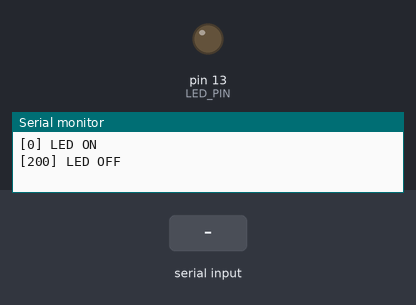
A program run on a simulated Arduino Uno, built with avr-gcc and run on an emulated ATmega328P. On the bench: output pins drawn as LEDs (lit = HIGH), the last lines printed to the serial monitor. The inputs (shaded band) are chosen by the test bench.

Above: at 1.2 s.
1.3 s: "90,45\n" received over Serial
2.9 s: "200\n" received over Serial
At 6.2 s:
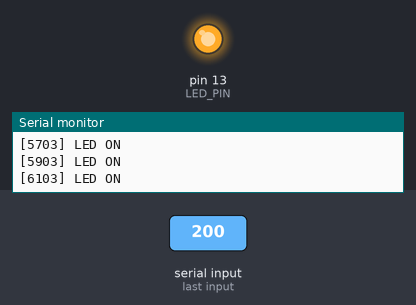
Timing chart, 0 to 7.7 s (numbered marks = the images above; inputs shaded):
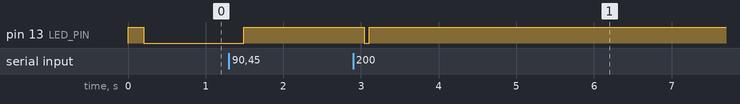

The program:

main.cpp
```cpp
#include <Arduino.h>
#include <TaskScheduler.h>

#define LED_PIN 13  // LED가 연결된 핀

Scheduler runner;   // TaskScheduler 객체 생성

void LedOn();       // LED 켜기 함수
void LedOff();      // LED 끄기 함수
void CheckSerialInput(); // Serial 입력 확인 함수

Task task1(2000, TASK_FOREVER, &LedOn,  &runner, true);
Task task2(   0,    TASK_ONCE, &LedOff, &runner, false);
Task task3( 100, TASK_FOREVER, &CheckSerialInput, &runner, true);

void setup() {
    pinMode(LED_PIN, OUTPUT);
    Serial.begin(9600);
}

void loop() {
    runner.execute(); // TaskScheduler 실행
}

void LedOn() {
    Serial.println("[" + String(millis()) + "] LED ON");
    digitalWrite(LED_PIN, HIGH);
    task2.restartDelayed(200);
}

void LedOff() {
    Serial.println("[" + String(millis()) + "] LED OFF");
    digitalWrite(LED_PIN, LOW);
}

void CheckSerialInput() {
    if (Serial.available() > 0) {
        String input = Serial.readStringUntil('\n');
        int newPeriod = input.toInt();
        if (newPeriod > 0) {
            task1.setInterval(newPeriod);
            Serial.println("[" + String(millis()) + "] New task1 period: " + newPeriod);
        }
    }
}
```

Measured:
- after the input at 2.9 s, pin 13 (LED_PIN): HIGH → LOW after 0.14 s, → HIGH 0.06 s later
